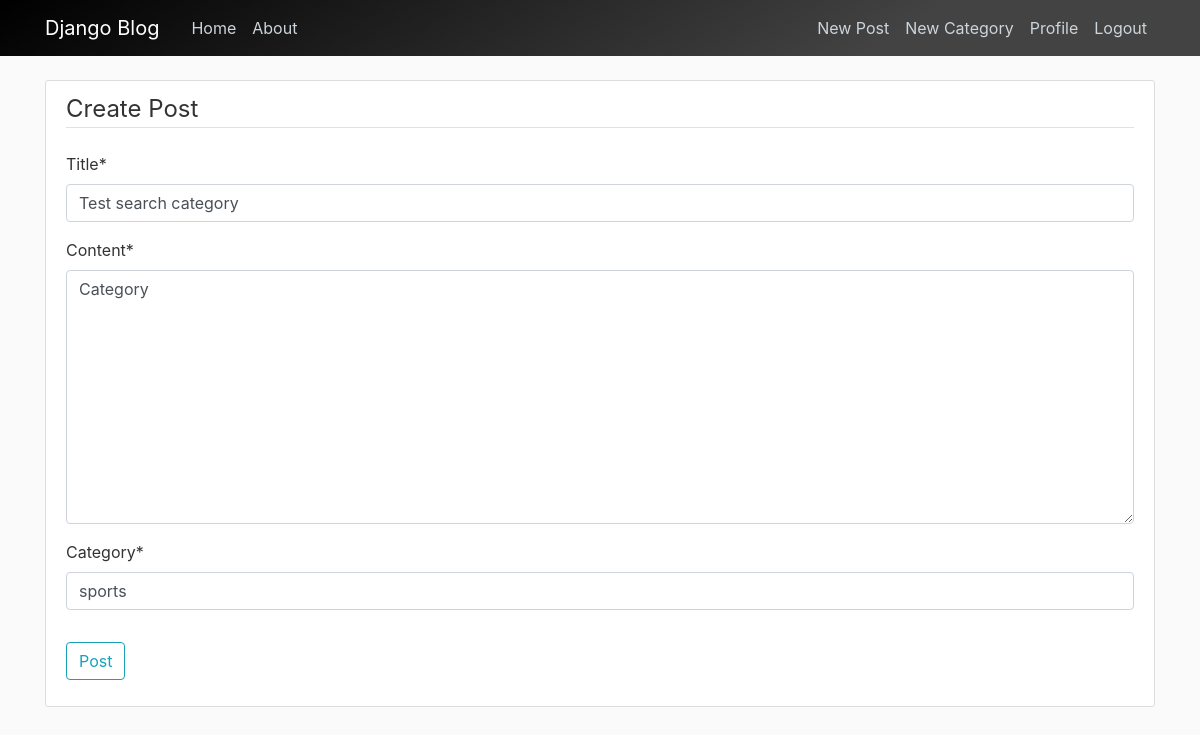
The app's page /post/27/update/ (signed in) with its own data.
### blog/models.py (models this page shows, shortened)
class Post(models.Model):
    author = models.ForeignKey(
        settings.AUTH_USER_MODEL, on_delete=models.CASCADE)
    title = models.CharField(max_length=100)
    content = models.TextField()
    liked = models.ManyToManyField(
        settings.AUTH_USER_MODEL, blank=True, related_name='liked')
    date_posted = models.DateTimeField(default=timezone.now)
    category = models.CharField(max_length=100, default='uncategorized')
    objects = PostManager()
    class Meta:
        ordering = ('-date_posted', )

### blog/views.py (the view, shortened to what this page needs)
# urls.py: path('post/<int:pk>/update/', PostUpdateView.as_view(), name='post_update'),
class PostUpdateView(LoginRequiredMixin, UserPassesTestMixin, UpdateView):
    model = Post
    fields = ['title', 'content', 'category']
    def test_func(self):
        post = self.get_object()
        if self.request.user == post.author:
            return True
        return False

### blog/templates/blog/post_form.html (shortened to what this page needs)
{% extends "blog/base.html" %}
{% load crispy_forms_tags %}
{% block content %}
<div class="content-section">
    <form method="POST">
        <fieldset class="form-group">
            <legend class="border-bottom mb-4">Create Post</legend>
            {{ form|crispy }}
        </fieldset>
        <div class="form-group">
            <button class="btn btn-outline-info" type="submit">Post</button>
        </div>
    </form>
</div>
{% endblock content %}

### web/static/css/main.css (style rules this page uses)
body { background: #fafafa; color: #333333; margin-top: 5rem; }
.content-section { background: #ffffff; padding: 10px 20px; border: 1px solid #dddddd; border-radius: 3px; margin-bottom: 20px; }

### records on screen
Post: title "Test search category", content "Category", category "sports"
